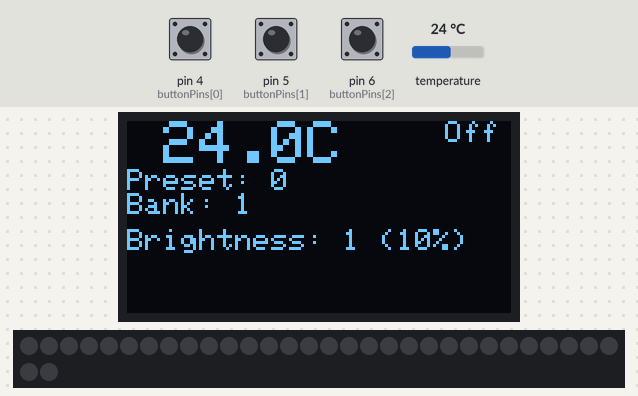
The sketch below on a simulated Arduino Uno, built with avr-gcc and run on an emulated ATmega328P. Parts: 128×64 one-colour display, 32 RGB LEDs in strip order, left to right, continuing on the next row. The inputs (shaded band) are chosen by the test bench; at power-on: pin 4 (buttonPins[0]) HIGH, pin 5 (buttonPins[1]) HIGH, pin 6 (buttonPins[2]) HIGH, temperature 24 °C. Dim RGB values are drawn brighter than linear.

Above: at 1.6 s.
1.7 s: pin 4 (buttonPins[0]) pulled LOW for 0.15 s
2.4 s: pin 5 (buttonPins[1]) pulled LOW for 0.15 s
At 2.78 s:
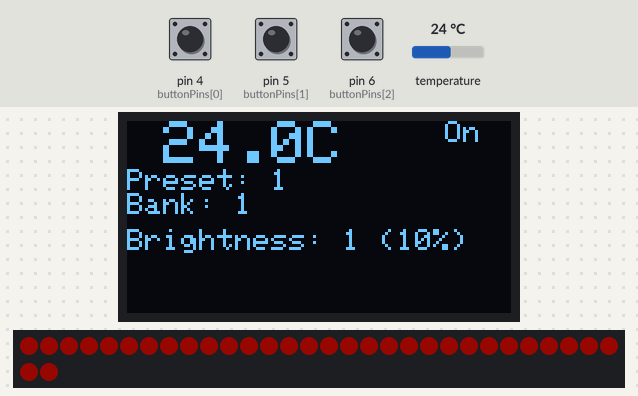
3.1 s: pin 5 (buttonPins[1]) pulled LOW for 0.15 s
At 3.74 s:
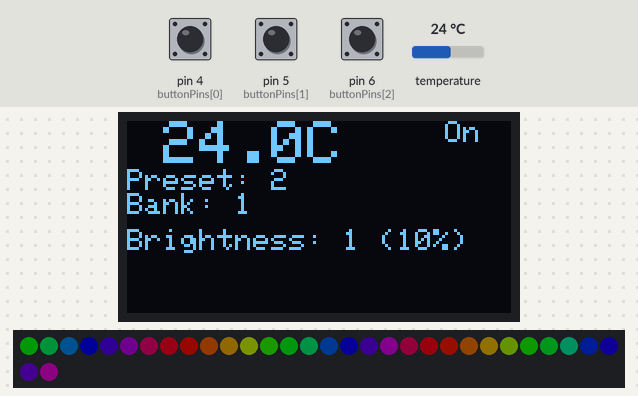
3.8 s: pin 6 (buttonPins[2]) pulled LOW for 0.15 s
At 4.34 s:
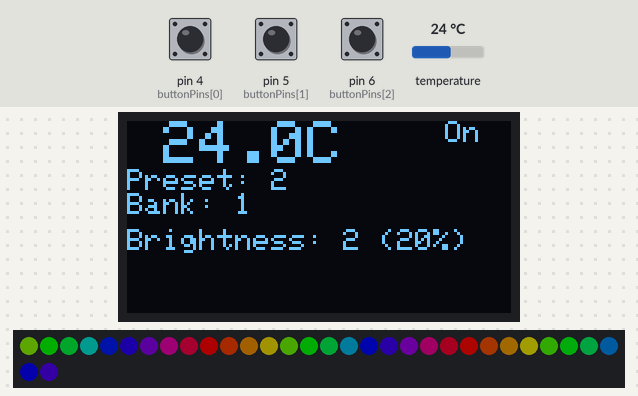
4.5 s: pin 6 (buttonPins[2]) pulled LOW for 0.15 s
At 4.95 s:
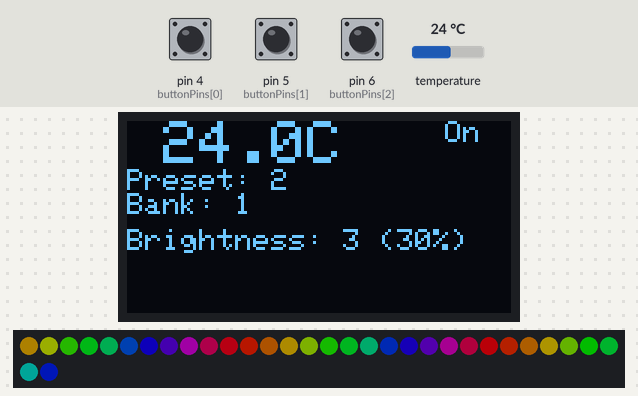
5.2 s: temperature set to 12 °C
At 6.45 s:
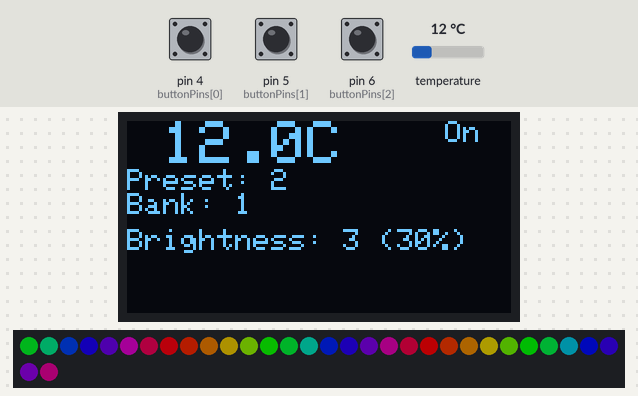
Timing chart, 0 to 8.2 s (numbered marks = the images above; inputs shaded):
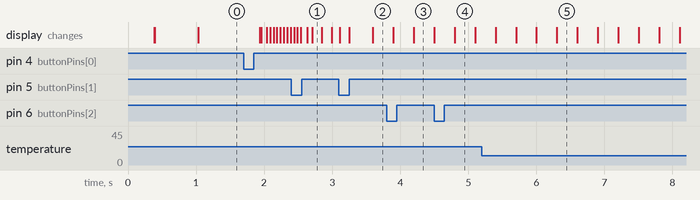

Measured:
- after the input at 3.8 s, the display: first differs from a run without the input after 0.40 s (image 3)
- after the input at 4.5 s, the display: changes after 0.30 s (image 4)

The sketch:

ferdigkodegruppe5.ino
```cpp
#include <Wire.h>
#include <Adafruit_GFX.h>
#include <Adafruit_SSD1306.h>
#include <Adafruit_BME280.h>
#include <FastLED.h>
#define NUM_LEDS   32
#define DATA_PIN   9
// --- BME280 ---
#define BME280_ADDR 0x76
Adafruit_BME280 bme;
bool TMP = false;
// --- OLED ---
#define SCREEN_WIDTH 128
#define SCREEN_HEIGHT 64
#define OLED_RESET   -1
#define OLED_ADDR    0x3C
Adafruit_SSD1306 display(SCREEN_WIDTH, SCREEN_HEIGHT, &Wire, OLED_RESET);
// --- Knapper ---
const uint8_t buttonPins[] = {4, 5, 6};
const uint8_t numButtons = sizeof(buttonPins);
// --- LED ---
CRGB leds[NUM_LEDS];
uint8_t brightnessLevel = 1;

// --- Tilstand ---
bool ledsOn  = false;
bool ledsOne = true;   // bank 1
bool ledsTwo = false;  // bank 2
uint8_t mode = 0;
bool Disp_refresh = true;                           //  oppdater OLED én gang per loop
// --- Debounce / long press ---
uint8_t lastButtonState[3] = {HIGH, HIGH, HIGH};
uint8_t buttonState[3]     = {HIGH, HIGH, HIGH};
unsigned long lastDebounceTime[3] = {0, 0, 0};
const unsigned long debounceDelay = 50;
const unsigned long longPressTime = 500;           // Holde inn knapp for å endre bank
unsigned long pressedTime[3] = {0, 0, 0};
bool longPressHandled[3] = {false, false, false};
// --- Sensor/OLED tid ---
unsigned long lastRead = 0;
const unsigned long interval_lesing = 1000;
int16_t sistetemp = -32768;
// ----------------- fremovererklæringer av moduser -----------------
void mode0();  void mode1();  void mode2();  void mode3();
void mode4();  void mode5();  void mode6();  void mode7();
void mode8();  void mode9();  void mode10(); void mode11();
void modeThermometer();
// ----------------- OLED tegning -----------------
void drawOLED() {
  display.clearDisplay();
  display.setTextWrap(false);
  display.setTextColor(SSD1306_WHITE);
  display.setTextSize(1);
  // Topp: status
  display.setCursor(100, 0);
  display.print(ledsOn ? F(" On") : F(" Off"));
  display.setCursor(0, 24);
  display.print(F("Bank: "));
  display.print(ledsOne ? 1 : 2);
  display.setCursor(0, 16);
  display.print(F("Preset: "));
  display.print(mode);
  // Brightness (kun heltall)
  uint8_t b = FastLED.getBrightness();                     // 0..255
  int pct  = (b * 100 + 127) / 255;                        // avrundet %
  int pct10 = ((pct + 5) / 10) * 10;                       // 0,10,...,100
  if (pct10 < 0) pct10 = 0; if (pct10 > 100) pct10 = 100;
  display.setCursor(0, 36);
  display.print(F("Brightness: "));
  display.print(brightnessLevel);
  display.print(F(" ("));
  display.print(pct10);
  display.print(F("%)"));
  // Temperatur stort, uten float-print
  display.setTextSize(2);
  display.setCursor(0, 0);
  display.print(F(" "));
  if (!TMP || sistetemp == -32768) {
    display.print(F("--.-"));
  } else {
    int t10 = sistetemp;
    bool neg = t10 < 0; if (neg) t10 = -t10;
    int whole = t10 / 10;
    int frac  = t10 % 10;
    if (neg) display.print(F("-"));
    display.print(whole);
    display.print(F("."));
    display.print(frac);
  }
  display.print(F("C"));
  //  sikker “visking” av nederste linje mot artefakter
  display.fillRect(0, 56, 128, 8, SSD1306_BLACK);
  display.display();
}
// ----------------- SETUP -----------------
void setup() {
  Serial.begin(9600);
  Wire.begin();
  TMP = bme.begin(BME280_ADDR);
  FastLED.addLeds<NEOPIXEL, DATA_PIN>(leds, NUM_LEDS);
  FastLED.setBrightness(25 * brightnessLevel);
  for (uint8_t i = 0; i < numButtons; i++) pinMode(buttonPins[i], INPUT_PULLUP);
  if (!display.begin(SSD1306_SWITCHCAPVCC, OLED_ADDR)) {
    while (1) {}
  }
  display.clearDisplay();
  display.setTextColor(SSD1306_WHITE);
  display.setTextSize(1);
  display.setCursor(0, 0);
  display.println(F("Start"));
  display.display();
  delay(300);
  drawOLED();
}
// ----------------- LOOP -----------------
void loop() {
  // Knapper
  for (uint8_t i = 0; i < numButtons; i++) {
    uint8_t reading = digitalRead(buttonPins[i]);
    if (reading != lastButtonState[i]) lastDebounceTime[i] = millis();
    if ((millis() - lastDebounceTime[i]) > debounceDelay) {
      if (reading != buttonState[i]) {
        buttonState[i] = reading;
        if (buttonState[i] == LOW) {
          pressedTime[i] = millis();
          longPressHandled[i] = false;
        } else {
          unsigned long pressDuration = millis() - pressedTime[i];
          if (pressDuration < longPressTime) {
            if (i == 0) {                         // av/på
              ledsOn = !ledsOn;
              if (!ledsOn) fill_solid(leds, NUM_LEDS, CRGB::Black);
              Disp_refresh = true;
            } else if (i == 1) {                  // neste modus
              mode = (mode + 1) % (ledsOne ? 5 : 8);
              Disp_refresh = true;
            } else if (i == 2) {                  // lysstyrke
              brightnessLevel++;
              if (brightnessLevel > 10) brightnessLevel = 1;
              uint16_t newBrightness = 25 * brightnessLevel;
              if (newBrightness > 255) newBrightness = 255;
              FastLED.setBrightness((uint8_t)newBrightness);
              Disp_refresh = true;
            }
          }
        }
      }
    }
    // langt trykk: bytt bank
    if (buttonState[i] == LOW && !longPressHandled[i]) {
      unsigned long holdTime = millis() - pressedTime[i];
      if (holdTime > longPressTime) {
        longPressHandled[i] = true;
        if (i == 1) {
          ledsOne = !ledsOne;
          ledsTwo = !ledsTwo;
          mode = 0;
          Disp_refresh = true;
        }
      }
    }
    lastButtonState[i] = reading;
  }
  // LED-modi
  if (ledsOn) {
    if (ledsOne) {
      if      (mode == 0) mode0();
      else if (mode == 1) mode1();
      else if (mode == 2) mode2();
      else if (mode == 3) mode3();
      else if (mode == 4) {
        if (TMP) modeThermometer();
        else        fill_solid(leds, NUM_LEDS, CRGB::Black);
      }
    } else {
      if      (mode == 0) mode4();
      else if (mode == 1) mode5();
      else if (mode == 2) mode6();
      else if (mode == 3) mode7();
      else if (mode == 4) mode8();
      else if (mode == 5) mode9();
      else if (mode == 6) mode10();
      else if (mode == 7) mode11();
    }
  } else {
    fill_solid(leds, NUM_LEDS, CRGB::Black);
  }
  FastLED.show();
  // Les temperatur sjeldnere og tegn OLED etterpå
  unsigned long now = millis();
  if (now - lastRead >= interval_lesing) {
    lastRead = now;
    if (TMP) {

      // les som float, konverter til *10 heltall
      float t = bme.readTemperature();
      if (isnan(t)) sistetemp = -32768;
      else          sistetemp = (int16_t)(t * 10.0f);
    } else {
      sistetemp = -32768;
    }
    Disp_refresh = true;
  }
  if (Disp_refresh) {                               //  tegn OLED kun her
    drawOLED();
    Disp_refresh = false;
  }
}
// ---------------- MODUSER ----------------
void mode0(){ // rask hvit blink
  static unsigned long previousMillis = 0;
  const unsigned long interval = 50;
  static bool ledState = false;
  unsigned long now = millis();
  if (now - previousMillis >= interval){
    previousMillis = now;
    ledState = !ledState;
  }
  fill_solid(leds, NUM_LEDS, ledState ? CRGB::White : CRGB::Black);
}
void mode1(){ // fast hue
  static unsigned long previousMillis = 0;
  const unsigned long interval = 35;
  static uint8_t hue = 0;
  unsigned long now = millis();
  if (now - previousMillis >= interval){
    previousMillis = now;
    hue++;
  }
  fill_solid(leds, NUM_LEDS, CHSV(hue, 255, 255));
}
void mode2(){ // regnbue langs stripen
  static uint8_t hue = 0;
  for (int i = 0; i < NUM_LEDS; i++) leds[i] = CHSV(hue + (i * 20), 255, 255);
  hue++;
}
void mode3(){ // løpende enkelt LED i regnbue
  const uint8_t tailLength = 7;
  static uint8_t currentLED = 0;
  static unsigned long previousMillis = 0;
  const unsigned long interval = 200;
  unsigned long now = millis();
  if (now - previousMillis >= interval) {
    previousMillis = now;
    static uint8_t hue = 0;
    hue += 20;
    fill_solid(leds, NUM_LEDS, CRGB::Black);
    for (uint8_t j = 0; j < tailLength; j++) {
      uint8_t index = (currentLED + j) % NUM_LEDS;
      leds[index] = CHSV(hue, 255, 255);
    }
    currentLED = (currentLED + 1) % NUM_LEDS;
  }
}
// Termometer (bank 1, modus 4)
void modeThermometer() {
  if (!TMP) return;
  static unsigned long lastUpdate = 0;
  const unsigned long interval = 1000;
  unsigned long now = millis();
  if (now - lastUpdate < interval) return;
  lastUpdate = now;
  float temp = bme.readTemperature();
  if (isnan(temp)) return;
  sistetemp = (int16_t)(temp * 10.0f);
  const float T_MIN = 0.0f;
  const float T_MAX = 32.0f;
  long t10    = (long)(temp * 10.0f);
  long tmin10 = (long)(T_MIN * 10.0f);
  long tmax10 = (long)(T_MAX * 10.0f);
  if (t10 < tmin10) t10 = tmin10;
  if (t10 > tmax10) t10 = tmax10;
  int totalLit = map(t10, tmin10, tmax10, 0, NUM_LEDS);
  int n1 = NUM_LEDS / 3;
  int n3 = NUM_LEDS / 3;
  int n2 = NUM_LEDS - n1 - n3;
  fill_solid(leds, NUM_LEDS, CRGB::Black);
  for (int i = 0; i < totalLit; ++i) {
    if      (i < n1)          leds[i] = CRGB::Blue;
    else if (i < n1 + n2)     leds[i] = CRGB::White;
    else                      leds[i] = CRGB::Red;
  }
}
// Bank 2: helfarger
void mode4(){  fill_solid(leds, NUM_LEDS, CRGB(255,0,0));    }
void mode5(){  fill_solid(leds, NUM_LEDS, CRGB(255,140,0));      }
void mode6(){  fill_solid(leds, NUM_LEDS, CRGB(255,211,0));     }
void mode7(){  fill_solid(leds, NUM_LEDS, CRGB(0,255,0));    }
void mode8(){  fill_solid(leds, NUM_LEDS, CRGB(0,255,128));   }
void mode9(){  fill_solid(leds, NUM_LEDS, CRGB(0,0,255));}
void mode10(){ fill_solid(leds, NUM_LEDS, CRGB(128,0,128));     }
void mode11(){ fill_solid(leds, NUM_LEDS, CRGB(255,0,64));   }
```
